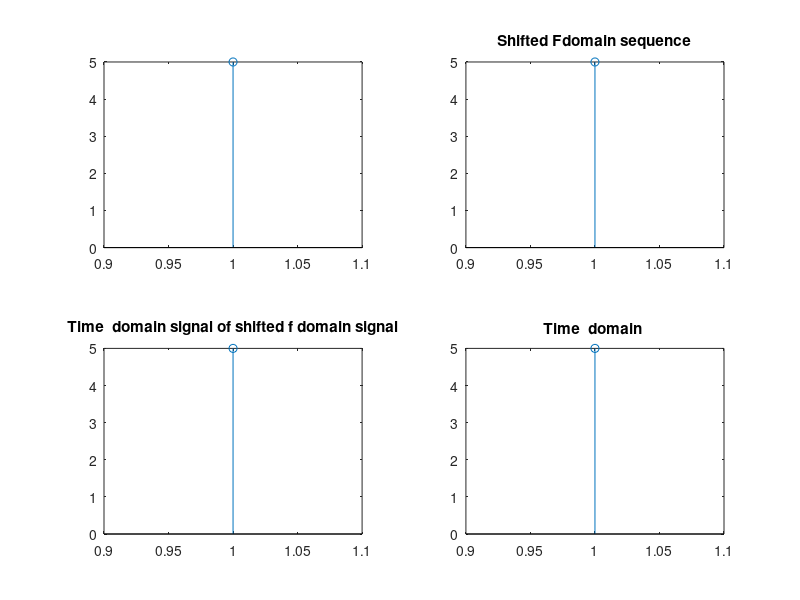

Recreate this plot in MATLAB.
clc;
close all;
clear all;
%Circular time shifting
x=input('Enter  the samples');
title('Input sequence');
N=length(x);
L=2

subplot(2,2,1);
X=fft(x,N);
stem(X);

f=circshift(X,[1,L]);
subplot(2,2,2);
stem(f);
title('Shifted Fdomain sequence');

z=ifft(f,N);
subplot(2,2,3);
stem(z);
title('Time  domain signal of shifted f domain signal');


for n=1:N
    y(n)=0;
    for k=n
        y(n)=x(n)*exp((j*2*pi*L*(k-1))/N);
    end
end

subplot(2,2,4);
stem(y);
title('Time  domain ');

